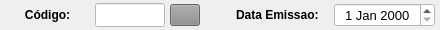
              <widget class="QWidget" name="widget_42" native="true">
               <property name="minimumSize">
                <size>
                 <width>0</width>
                 <height>30</height>
                </size>
               </property>
               <property name="maximumSize">
                <size>
                 <width>16777215</width>
                 <height>30</height>
                </size>
               </property>
               <property name="styleSheet">
                <string notr="true"/>
               </property>
               <layout class="QHBoxLayout" name="horizontalLayout_34">
                <property name="spacing">
                 <number>5</number>
                </property>
                <property name="leftMargin">
                 <number>5</number>
                </property>
                <property name="topMargin">
                 <number>3</number>
                </property>
                <property name="rightMargin">
                 <number>5</number>
                </property>
                <property name="bottomMargin">
                 <number>3</number>
                </property>
                <item>
                 <widget class="QLabel" name="label_6">
                  <property name="sizePolicy">
                   <sizepolicy hsizetype="Minimum" vsizetype="Preferred">
                    <horstretch>0</horstretch>
                    <verstretch>0</verstretch>
                   </sizepolicy>
                  </property>
                  <property name="minimumSize">
                   <size>
                    <width>85</width>
                    <height>0</height>
                   </size>
                  </property>
                  <property name="maximumSize">
                   <size>
                    <width>85</width>
                    <height>16777215</height>
                   </size>
                  </property>
                  <property name="font">
                   <font>
                    <pointsize>9</pointsize>
                    <weight>75</weight>
                    <bold>true</bold>
                   </font>
                  </property>
                  <property name="text">
                   <string>Código:</string>
                  </property>
                  <property name="alignment">
                   <set>Qt::AlignCenter</set>
                  </property>
                 </widget>
                </item>
                <item>
                 <widget class="QLineEdit" name="line_Codigo">
                  <property name="sizePolicy">
                   <sizepolicy hsizetype="Preferred" vsizetype="Preferred">
                    <horstretch>0</horstretch>
                    <verstretch>0</verstretch>
                   </sizepolicy>
                  </property>
                  <property name="minimumSize">
                   <size>
                    <width>70</width>
                    <height>0</height>
                   </size>
                  </property>
                  <property name="maximumSize">
                   <size>
                    <width>70</width>
                    <height>16777215</height>
                   </size>
                  </property>
                  <property name="font">
                   <font>
                    <pointsize>9</pointsize>
                   </font>
                  </property>
                  <property name="styleSheet">
                   <string notr="true">background-color: rgb(255, 255, 255);</string>
                  </property>
                  <property name="inputMask">
                   <string/>
                  </property>
                  <property name="text">
                   <string/>
                  </property>
                  <property name="frame">
                   <bool>true</bool>
                  </property>
                  <property name="echoMode">
                   <enum>QLineEdit::Normal</enum>
                  </property>
                  <property name="alignment">
                   <set>Qt::AlignCenter</set>
                  </property>
                  <property name="dragEnabled">
                   <bool>false</bool>
                  </property>
                  <property name="placeholderText">
                   <string/>
                  </property>
                 </widget>
                </item>
                <item>
                 <widget class="QPushButton" name="btn_Lupa_Prod">
                  <property name="sizePolicy">
                   <sizepolicy hsizetype="Preferred" vsizetype="Preferred">
                    <horstretch>0</horstretch>
                    <verstretch>0</verstretch>
                   </sizepolicy>
                  </property>
                  <property name="minimumSize">
                   <size>
                    <width>30</width>
                    <height>22</height>
                   </size>
                  </property>
                  <property name="maximumSize">
                   <size>
                    <width>30</width>
                    <height>22</height>
                   </size>
                  </property>
                  <property name="font">
                   <font>
                    <pointsize>9</pointsize>
                    <weight>75</weight>
                    <bold>true</bold>
                   </font>
                  </property>
                  <property name="cursor">
                   <cursorShape>PointingHandCursor</cursorShape>
                  </property>
                  <property name="layoutDirection">
                   <enum>Qt::LeftToRight</enum>
                  </property>
                  <property name="autoFillBackground">
                   <bool>false</bool>
                  </property>
                  <property name="styleSheet">
                   <string notr="true">background-color: rgb(141, 141, 141);</string>
                  </property>
                  <property name="text">
                   <string/>
                  </property>
                  <property name="icon">
                   <iconset>
                    <normaloff>../arquivos/icones/lupa.png</normaloff>../arquivos/icones/lupa.png</iconset>
                  </property>
                  <property name="iconSize">
                   <size>
                    <width>20</width>
                    <height>20</height>
                   </size>
                  </property>
                  <property name="checkable">
                   <bool>false</bool>
                  </property>
                  <property name="autoDefault">
                   <bool>false</bool>
                  </property>
                  <property name="default">
                   <bool>false</bool>
                  </property>
                  <property name="flat">
                   <bool>false</bool>
                  </property>
                 </widget>
                </item>
                <item>
                 <widget class="QLabel" name="label_8">
                  <property name="text">
                   <string/>
                  </property>
                 </widget>
                </item>
                <item>
                 <widget class="QLabel" name="label_17">
                  <property name="text">
                   <string/>
                  </property>
                 </widget>
                </item>
                <item>
                 <widget class="QLabel" name="label_11">
                  <property name="sizePolicy">
                   <sizepolicy hsizetype="Minimum" vsizetype="Preferred">
                    <horstretch>0</horstretch>
                    <verstretch>0</verstretch>
                   </sizepolicy>
                  </property>
                  <property name="minimumSize">
                   <size>
                    <width>100</width>
                    <height>0</height>
                   </size>
                  </property>
                  <property name="maximumSize">
                   <size>
                    <width>100</width>
                    <height>16777215</height>
                   </size>
                  </property>
                  <property name="font">
                   <font>
                    <pointsize>9</pointsize>
                    <weight>75</weight>
                    <bold>true</bold>
                   </font>
                  </property>
                  <property name="text">
                   <string>Data Emissao: </string>
                  </property>
                  <property name="alignment">
                   <set>Qt::AlignCenter</set>
                  </property>
                 </widget>
                </item>
                <item>
                 <widget class="QDateEdit" name="date_Emissao">
                  <property name="sizePolicy">
                   <sizepolicy hsizetype="Minimum" vsizetype="Preferred">
                    <horstretch>0</horstretch>
                    <verstretch>0</verstretch>
                   </sizepolicy>
                  </property>
                  <property name="minimumSize">
                   <size>
                    <width>101</width>
                    <height>0</height>
                   </size>
                  </property>
                  <property name="maximumSize">
                   <size>
                    <width>101</width>
                    <height>16777215</height>
                   </size>
                  </property>
                  <property name="font">
                   <font>
                    <pointsize>10</pointsize>
                   </font>
                  </property>
                  <property name="styleSheet">
                   <string notr="true">background-color: rgb(255, 255, 255);</string>
                  </property>
                  <property name="alignment">
                   <set>Qt::AlignCenter</set>
                  </property>
                 </widget>
                </item>
               </layout>
              </widget>
